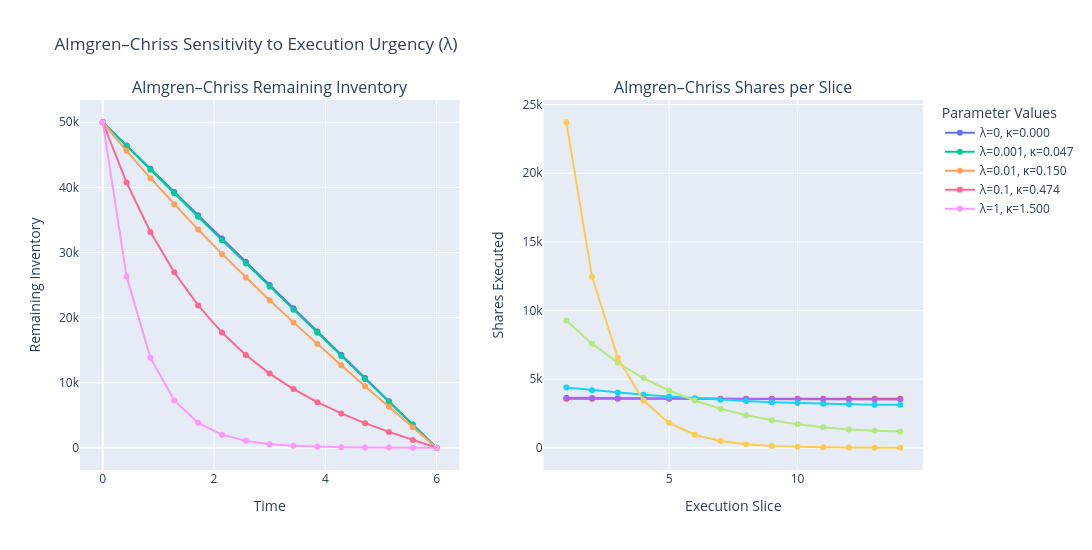

Write notebook code for a chart like this one.
### Markdown cell above
## <b> 5. Almgren–Chriss Optimal Execution </b>

### <b> Implementation </b>

We now implement the Almgren–Chriss optimal execution schedule and study how the risk-aversion parameter $\lambda$ changes the inventory trajectory and execution intensity.

The main intuition is:

- $\lambda = 0$ reproduces linear execution (TWAP)
- higher $\lambda$ leads to more front-loaded execution
- the model trades off temporary impact against timing risk

### Code cell
# Base parameters
Q = 50_000
T = 6.0
N = 14
sigma = 0.015
eta = 0.0001

lambda_values = [0.0, 1e-3, 1e-2, 1e-1, 1.0]

# Micro-check

for lam in lambda_values:
    ac_result = almgren_chriss_schedule(Q, T, N, sigma, eta, lam)
    print(
        f"lambda={lam:.3g} | "
        f"kappa={ac_result['kappa']:.4f} | "
        f"final_inventory={ac_result['inventory_path'][-1]:.6f} | "
        f"total_scheduled={ac_result['shares_per_slice'].sum():,.0f}"
    )


fig = make_subplots(
    rows=1, cols=2,
    subplot_titles=(
        "Almgren–Chriss Remaining Inventory",
        "Almgren–Chriss Shares per Slice"
    )
)

for lam in lambda_values:
    ac_result = almgren_chriss_schedule(Q, T, N, sigma, eta, lam)

    t_points = ac_result["t_points"]
    inventory_path = ac_result["inventory_path"]
    shares_per_slice = ac_result["shares_per_slice"]
    kappa = ac_result["kappa"]

    label = f"λ={lam:.3g}, κ={kappa:.3f}"

    # Left panel: inventory path
    fig.add_trace(
        go.Scatter(
            x=t_points,
            y=inventory_path,
            mode="lines+markers",
            name=label,
            hovertemplate=(
                "Time: %{x:.2f}<br>"
                "Remaining Inventory: %{y:,.0f}<br>"
                f"{label}<extra></extra>"
            )
        ),
        row=1, col=1
    )

    # Right panel: shares per slice
    fig.add_trace(
        go.Scatter(
            x=np.arange(1, N + 1),
            y=shares_per_slice,
            mode="lines+markers",
            name=label,
            hovertemplate=(
                "Slice: %{x}<br>"
                "Shares: %{y:,.0f}<br>"
                f"{label}<extra></extra>"
            ),
            showlegend=False
        ),
        row=1, col=2
    )

fig.update_xaxes(title_text="Time", row=1, col=1)
fig.update_yaxes(title_text="Remaining Inventory", row=1, col=1)

fig.update_xaxes(title_text="Execution Slice", row=1, col=2)
fig.update_yaxes(title_text="Shares Executed", row=1, col=2)

fig.update_layout(
    title="Almgren–Chriss Sensitivity to Execution Urgency (λ)",
    height=550,
    width=1200,
    legend_title="Parameter Values"
)

fig.show()
fig.write_image("../results/plots/almgren_chriss_execution.png")

### Figure 1 — Plotly figure (JSON) as saved in the notebook; plotly's stock layout.template omitted (floating-point values rounded to 4 significant figures)
{"data": [{"hovertemplate": "Time: %{x:.2f}<br>Remaining Inventory: %{y:,.0f}<br>λ=0, κ=0.000<extra></extra>", "mode": "lines+markers", "name": "λ=0, κ=0.000", "type": "scatter", "x": [0.0, 0.4286, 0.8571, 1.286, 1.714, 2.143, 2.571, 3.0, 3.429, 3.857, 4.286, 4.714, 5.143, 5.571, 6.0], "xaxis": "x", "y": [50000.0, 46430.0, 42860.0, 39290.0, 35710.0, 32140.0, 28570.0, 25000.0, 21430.0, 17860.0, 14290.0, 10710.0, 7143.0, 3571.0, 0.0], "yaxis": "y"}, {"hovertemplate": "Slice: %{x}<br>Shares: %{y:,.0f}<br>λ=0, κ=0.000<extra></extra>", "mode": "lines+markers", "name": "λ=0, κ=0.000", "showlegend": false, "type": "scatter", "x": [1, 2, 3, 4, 5, 6, 7, 8, 9, 10, 11, 12, 13, 14], "xaxis": "x2", "y": [3571.0, 3571.0, 3571.0, 3571.0, 3571.0, 3571.0, 3571.0, 3571.0, 3571.0, 3571.0, 3571.0, 3571.0, 3571.0, 3571.0], "yaxis": "y2"}, {"hovertemplate": "Time: %{x:.2f}<br>Remaining Inventory: %{y:,.0f}<br>λ=0.001, κ=0.047<extra></extra>", "mode": "lines+markers", "name": "λ=0.001, κ=0.047", "type": "scatter", "x": [0.0, 0.4286, 0.8571, 1.286, 1.714, 2.143, 2.571, 3.0, 3.429, 3.857, 4.286, 4.714, 5.143, 5.571, 6.0], "xaxis": "x", "y": [50000.0, 46340.0, 42700.0, 39080.0, 35480.0, 31890.0, 28310.0, 24750.0, 21190.0, 17650.0, 14110.0, 10580.0, 7049.0, 3524.0, 0.0], "yaxis": "y"}, {"hovertemplate": "Slice: %{x}<br>Shares: %{y:,.0f}<br>λ=0.001, κ=0.047<extra></extra>", "mode": "lines+markers", "name": "λ=0.001, κ=0.047", "showlegend": false, "type": "scatter", "x": [1, 2, 3, 4, 5, 6, 7, 8, 9, 10, 11, 12, 13, 14], "xaxis": "x2", "y": [3657.0, 3638.0, 3620.0, 3604.0, 3590.0, 3576.0, 3565.0, 3555.0, 3546.0, 3538.0, 3533.0, 3528.0, 3525.0, 3524.0], "yaxis": "y2"}, {"hovertemplate": "Time: %{x:.2f}<br>Remaining Inventory: %{y:,.0f}<br>λ=0.01, κ=0.150<extra></extra>", "mode": "lines+markers", "name": "λ=0.01, κ=0.150", "type": "scatter", "x": [0.0, 0.4286, 0.8571, 1.286, 1.714, 2.143, 2.571, 3.0, 3.429, 3.857, 4.286, 4.714, 5.143, 5.571, 6.0], "xaxis": "x", "y": [50000.0, 45610.0, 41410.0, 37390.0, 33510.0, 29780.0, 26170.0, 22670.0, 19260.0, 15930.0, 12660.0, 9452.0, 6280.0, 3133.0, 0.0], "yaxis": "y"}, {"hovertemplate": "Slice: %{x}<br>Shares: %{y:,.0f}<br>λ=0.01, κ=0.150<extra></extra>", "mode": "lines+markers", "name": "λ=0.01, κ=0.150", "showlegend": false, "type": "scatter", "x": [1, 2, 3, 4, 5, 6, 7, 8, 9, 10, 11, 12, 13, 14], "xaxis": "x2", "y": [4387.0, 4199.0, 4027.0, 3873.0, 3734.0, 3611.0, 3503.0, 3409.0, 3330.0, 3264.0, 3211.0, 3172.0, 3146.0, 3133.0], "yaxis": "y2"}, {"hovertemplate": "Time: %{x:.2f}<br>Remaining Inventory: %{y:,.0f}<br>λ=0.1, κ=0.474<extra></extra>", "mode": "lines+markers", "name": "λ=0.1, κ=0.474", "type": "scatter", "x": [0.0, 0.4286, 0.8571, 1.286, 1.714, 2.143, 2.571, 3.0, 3.429, 3.857, 4.286, 4.714, 5.143, 5.571, 6.0], "xaxis": "x", "y": [50000.0, 40730.0, 33150.0, 26950.0, 21870.0, 17690.0, 14240.0, 11390.0, 9006.0, 6997.0, 5278.0, 3778.0, 2435.0, 1193.0, 0.0], "yaxis": "y"}, {"hovertemplate": "Slice: %{x}<br>Shares: %{y:,.0f}<br>λ=0.1, κ=0.474<extra></extra>", "mode": "lines+markers", "name": "λ=0.1, κ=0.474", "showlegend": false, "type": "scatter", "x": [1, 2, 3, 4, 5, 6, 7, 8, 9, 10, 11, 12, 13, 14], "xaxis": "x2", "y": [9267.0, 7578.0, 6203.0, 5085.0, 4179.0, 3445.0, 2855.0, 2382.0, 2009.0, 1719.0, 1500.0, 1343.0, 1242.0, 1193.0], "yaxis": "y2"}, {"hovertemplate": "Time: %{x:.2f}<br>Remaining Inventory: %{y:,.0f}<br>λ=1, κ=1.500<extra></extra>", "mode": "lines+markers", "name": "λ=1, κ=1.500", "type": "scatter", "x": [0.0, 0.4286, 0.8571, 1.286, 1.714, 2.143, 2.571, 3.0, 3.429, 3.857, 4.286, 4.714, 5.143, 5.571, 6.0], "xaxis": "x", "y": [50000.0, 26290.0, 13820.0, 7268.0, 3821.0, 2009.0, 1056.0, 555.4, 291.9, 153.3, 80.27, 41.55, 20.61, 8.491, 0.0], "yaxis": "y"}, {"hovertemplate": "Slice: %{x}<br>Shares: %{y:,.0f}<br>λ=1, κ=1.500<extra></extra>", "mode": "lines+markers", "name": "λ=1, κ=1.500", "showlegend": false, "type": "scatter", "x": [1, 2, 3, 4, 5, 6, 7, 8, 9, 10, 11, 12, 13, 14], "xaxis": "x2", "y": [23710.0, 12470.0, 6555.0, 3446.0, 1812.0, 952.8, 501.0, 263.5, 138.6, 73.04, 38.71, 20.94, 12.12, 8.491], "yaxis": "y2"}], "layout": {"annotations": [{"font": {"size": 16}, "showarrow": false, "text": "Almgren–Chriss Remaining Inventory", "x": 0.225, "xanchor": "center", "xref": "paper", "y": 1, "yanchor": "bottom", "yref": "paper"}, {"font": {"size": 16}, "showarrow": false, "text": "Almgren–Chriss Shares per Slice", "x": 0.775, "xanchor": "center", "xref": "paper", "y": 1, "yanchor": "bottom", "yref": "paper"}], "height": 550, "legend": {"title": {"text": "Parameter Values"}}, "title": {"text": "Almgren–Chriss Sensitivity to Execution Urgency (λ)"}, "width": 1200, "xaxis": {"anchor": "y", "domain": [0, 0.45], "title": {"text": "Time"}}, "xaxis2": {"anchor": "y2", "domain": [0.55, 1], "title": {"text": "Execution Slice"}}, "yaxis": {"anchor": "x", "domain": [0, 1], "title": {"text": "Remaining Inventory"}}, "yaxis2": {"anchor": "x2", "domain": [0, 1], "title": {"text": "Shares Executed"}}}}
